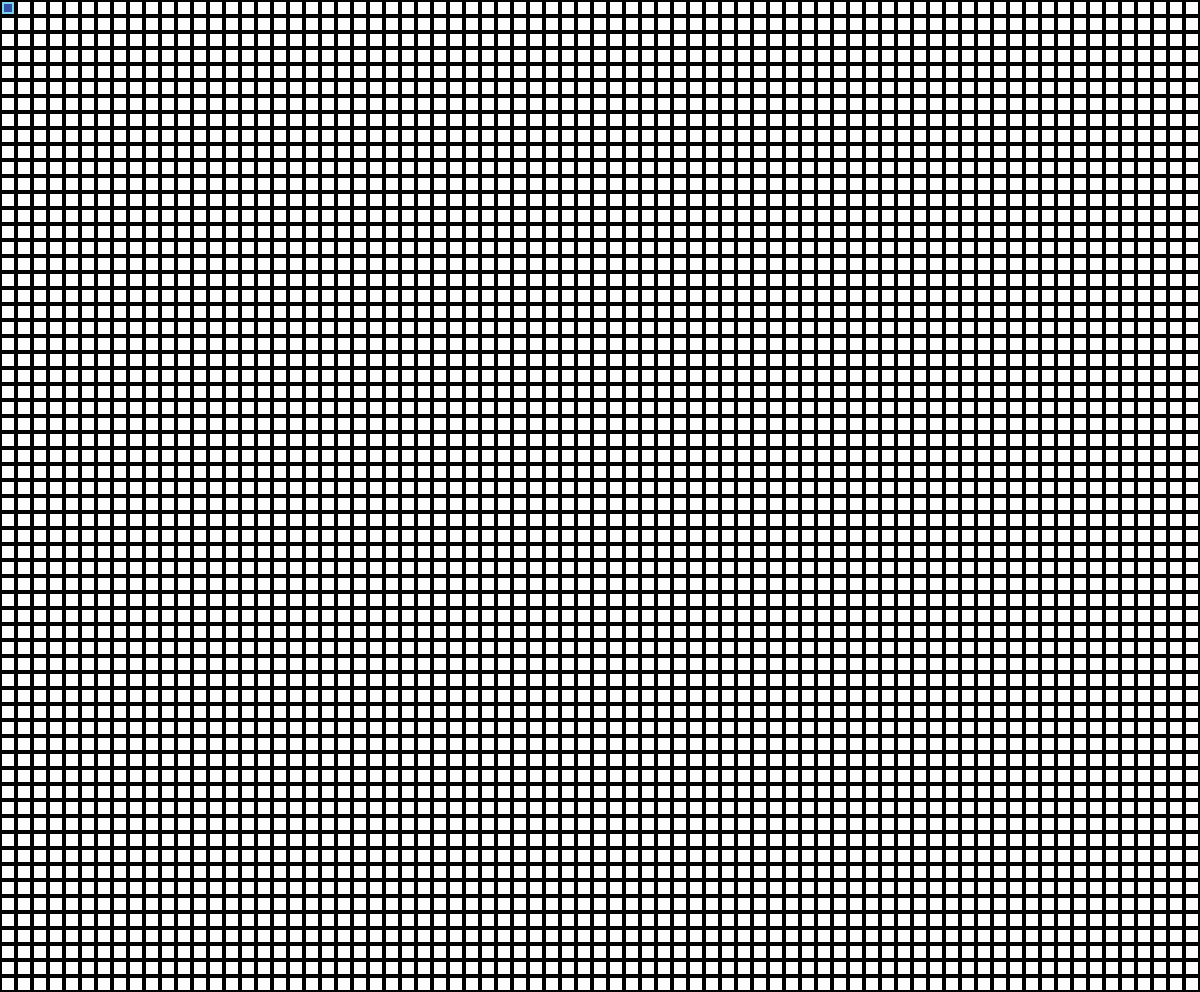
Frame 1 (no input)
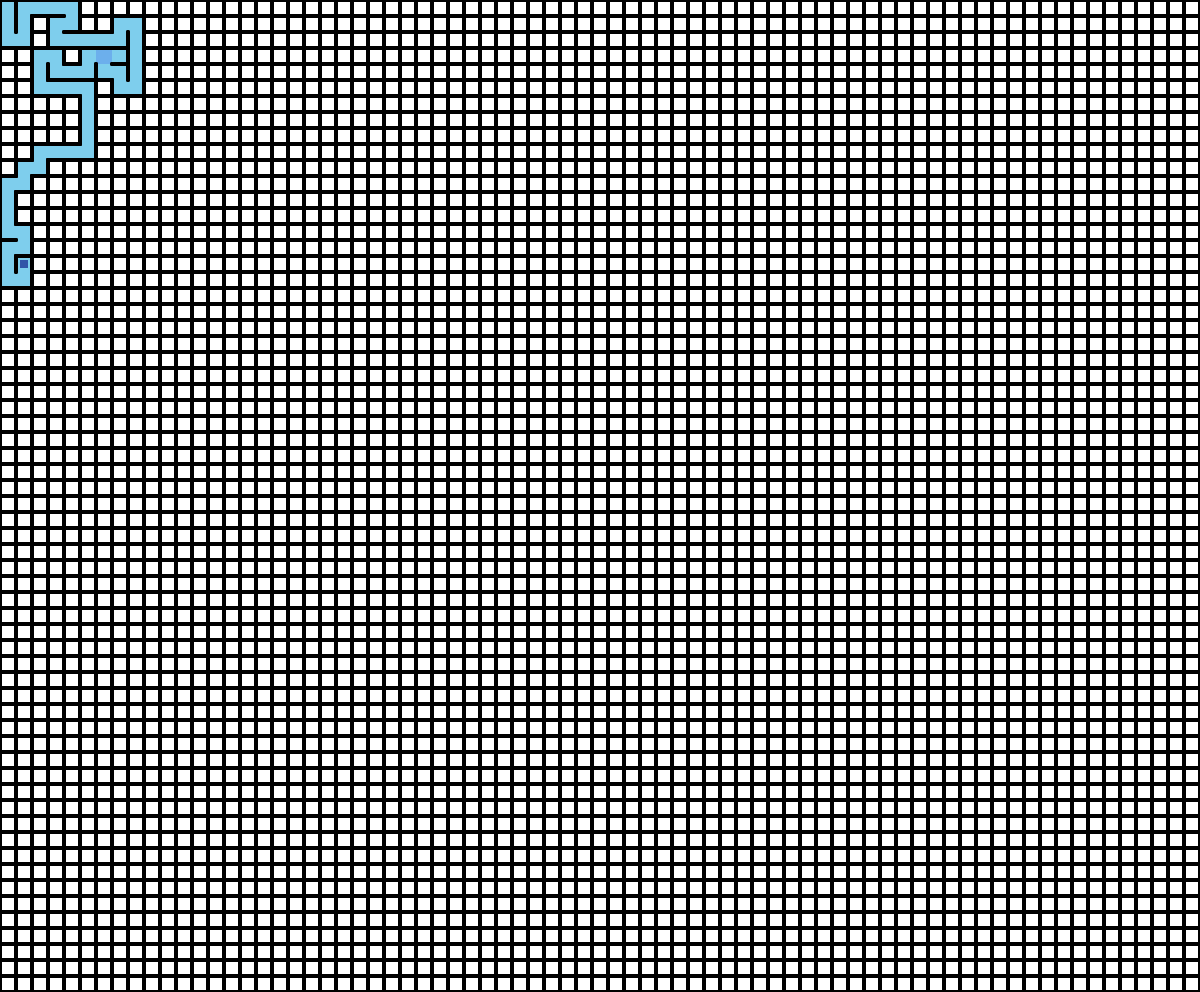
Frame 60 (no input)
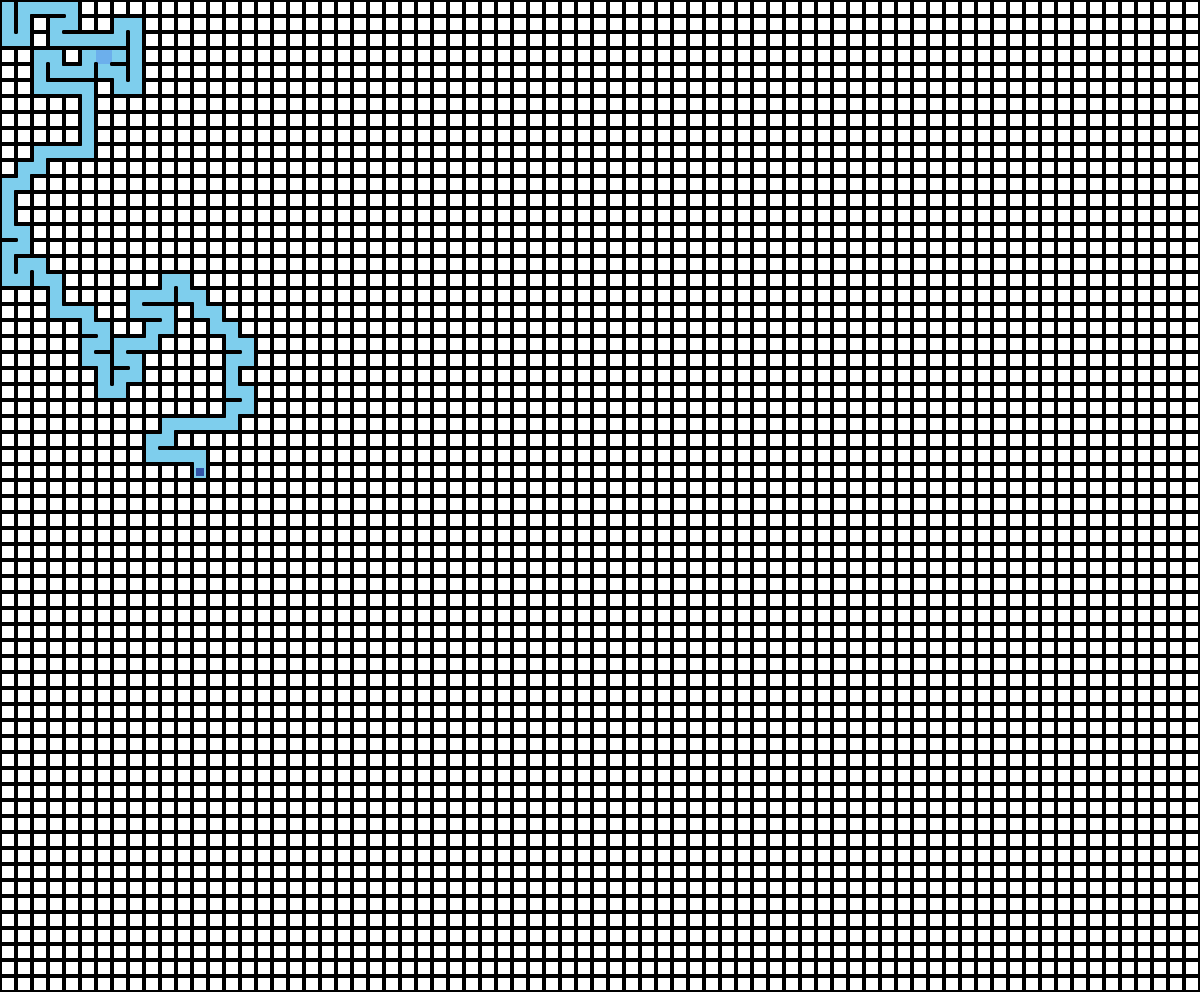
Frame 120 (the mouse pressed at the canvas centre since frame 60)

The p5.js sketch that drew these frames (run headless with seeded random() and noise() and a simulated clock; from frame 60 on, the mouse is pressed at the canvas centre):

// p5.js sketch
// ── sketch.js
const MAX_WIDTH = 128;
const MAX_HEIGHT = 64;
const SQUARE_WIDTH = 16;

const screenWidth = Math.floor(window.innerWidth / SQUARE_WIDTH);
const screenHeight = Math.floor(window.innerHeight / SQUARE_WIDTH);

console.log({screenWidth, screenHeight});

const WIDTH = Math.min(MAX_WIDTH, screenWidth);
const HEIGHT = Math.min(MAX_HEIGHT, screenHeight);

const squares = [];

let visitor;

function start() {
    visitor = new Visitor(squares[0], squares);
}

function setup() {
    // frameRate(15);
    createCanvas(SQUARE_WIDTH * WIDTH, SQUARE_WIDTH * HEIGHT);

    for (let i = 0; i < HEIGHT; i++) {
        for (let j = 0; j < WIDTH; j++) {
            squares.push(
                new Square(
                    createVector(j, i),
                    SQUARE_WIDTH
                )
            );
        }
    }

    start();
}

function draw() {
    background(255);

    for (const square of squares) {
        square.drawVisited();
    }

    for (const square of squares) {
        square.draw();
    }

    if (visitor == null) {
        return;
    }

    visitor.draw();
    visitor.update();
}
// ── square.js
const EDGE_LEFT = 0;
const EDGE_TOP = 1;
const EDGE_RIGHT = 2;
const EDGE_BOTTOM = 3;

const color1 = [145, 237, 237];
const color2 = [52, 82, 235];

class Square {
    constructor(position, width) {
        // left, top, right, bottom
        this.edges = [true, true, true, true];
        this.position = position;
        this.width = width;
        this.pointVisible = false;
        this.visited = false;
        this.visitPoint = 0;
    }

    draw() {
        const leftTopPosition = this.position;
        const leftBottomPosition = createVector(leftTopPosition.x, leftTopPosition.y + 1);
        const rightTopPosition = createVector(this.position.x + 1, this.position.y);
        const rightBottomPosition = createVector(rightTopPosition.x, rightTopPosition.y + 1);

        this.drawPoint(leftTopPosition);
        this.drawPoint(leftBottomPosition);
        this.drawPoint(rightTopPosition);
        this.drawPoint(rightBottomPosition);

        this.drawLine(leftBottomPosition, leftTopPosition, this.edges[EDGE_LEFT]);
        this.drawLine(leftTopPosition, rightTopPosition, this.edges[EDGE_TOP]);
        this.drawLine(rightTopPosition, rightBottomPosition, this.edges[EDGE_RIGHT]);
        this.drawLine(rightBottomPosition, leftBottomPosition, this.edges[EDGE_BOTTOM]);
    }

    drawVisited() {
        if (this.visited) {
            // return;
            noStroke();
            fill(
                map(this.visitPoint, 0, 5, color1[0], color2[0], true),
                map(this.visitPoint, 0, 5, color1[1], color2[1], true),
                map(this.visitPoint, 0, 5, color1[2], color2[2], true)
            );
            rect(this.position.x * this.width, this.position.y * this.width, this.width, this.width);
        }
    }

    drawLine(pos1, pos2, draw) {
        if (!draw) {
            return;
        }

        stroke(0);
        strokeWeight(4);
        line(pos1.x * this.width, pos1.y * this.width, pos2.x * this.width, pos2.y * this.width);
    }

    drawPoint(position) {
        if (!this.pointVisible) {
            return;
        }

        fill(0);
        ellipse(position.x * this.width, position.y * this.width, 10, 10);
    }

    setEdge(edge, value) {
        this.edges[edge] = value;
    }

    setVisited(value) {
        this.visited = value;
        this.visitPoint++;
    }

    getLeftPosition() {
        return createVector(this.position.x - 1, this.position.y);
    }

    getRightPosition() {
        return createVector(this.position.x + 1, this.position.y);
    }

    getTopPosition() {
        return createVector(this.position.x, this.position.y - 1);
    }

    getBottomPosition() {
        return createVector(this.position.x, this.position.y + 1);
    }
}
// ── visitor.js
class Visitor {
    constructor(square, squares) {
        this.squares = squares;
        this.square = square;

        this.square.setVisited(true);

        this.stack = [];
    }

    update() {
        const neighbour = this.getNeighbour();
        if (neighbour == null) {
            if(this.stack.length === 0){
                return;
            }

            this.square = this.stack.pop();
            this.square.setVisited(true);
            return;
        }

        this.move(neighbour);
    }

    draw() {
        this.drawRect(this.square.position);
    }

    drawRect(position) {
        const width = this.square.width / 2;
        fill(50, 84, 168);
        noStroke();
        rect(position.x * this.square.width + width / 2, position.y * this.square.width + width / 2, width, width);
    }

    getNeighbour() {
        const neighbours = [];
        for (let i = 0; i < 4; i++) {
            if (this.square.edges[i]) {
                const neighbour = this.getSquare(i);

                if (neighbour == null || neighbour.visited) {
                    continue;
                }

                neighbours.push(i);
            }
        }

        if (neighbours.length === 0) {
            return null;
        }

        return neighbours[Math.floor(Math.random() * neighbours.length)];
    }

    move(edge) {
        this.square.setEdge(edge, false);
        this.stack.push(this.square);

        const next = this.getSquare(edge);
        next.setEdge(this.getOppositeEdge(edge), false);
        next.setVisited(true);

        this.square = next;
    }

    getSquare(edge) {
        let position;
        switch (edge) {
            case EDGE_LEFT:
                position = this.square.getLeftPosition();
                break;
            case EDGE_RIGHT:
                position = this.square.getRightPosition();
                break;
            case EDGE_BOTTOM:
                position = this.square.getBottomPosition();
                break;
            case EDGE_TOP:
                position = this.square.getTopPosition();
                break;
        }

        if (position.x < 0 || position.y < 0) {
            return null;
        }

        if (position.x >= WIDTH || position.y >= HEIGHT) {
            return null;
        }

        const index = position.y * WIDTH + position.x;
        return this.squares[index];
    }

    getOppositeEdge(edge) {
        return (edge + 2) % 4;
    }
}
